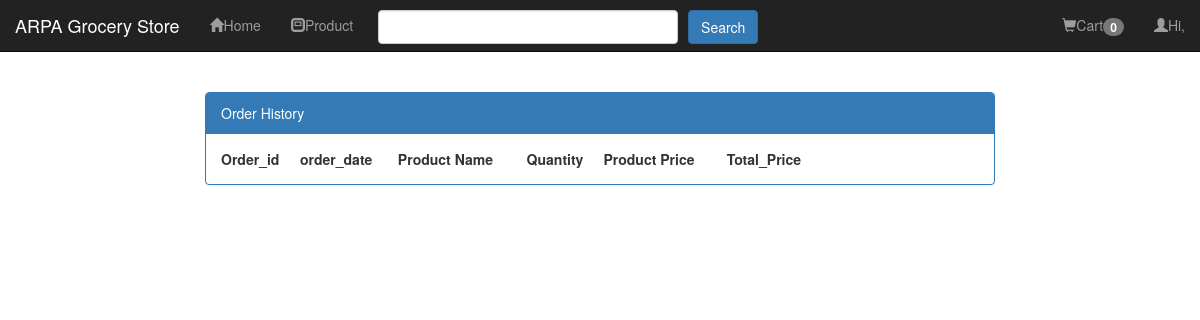
/orderhistory.php?name=zainab, run on an earlier commit of the app's database.
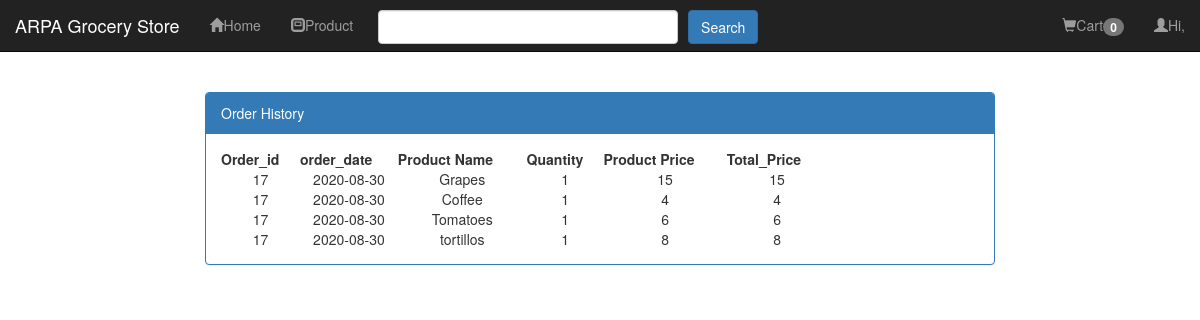
And on a later commit of the database.
### tables this page shows
CREATE TABLE `order_items` (
  `order_id` int(11) NOT NULL,
  `product_id` int(11) NOT NULL,
  `product_price` int(11) NOT NULL,
  `product_quantity` int(11) NOT NULL,
  `flag` tinyint(1) NOT NULL DEFAULT '1'
);

CREATE TABLE `orders` (
  `order_id` int(200) NOT NULL,
  `username` varchar(200) NOT NULL,
  `total_amount` int(200) NOT NULL,
  `order_date` date NOT NULL,
  `identification_code` varchar(100) NOT NULL
);

CREATE TABLE `products` (
  `product_id` int(100) NOT NULL,
  `product_cat` int(100) NOT NULL,
  `product_title` varchar(100) NOT NULL,
  `product_price` varchar(100) NOT NULL,
  `product_img` text NOT NULL,
  `product_keywords` varchar(200) NOT NULL,
  `product_brand` int(200) NOT NULL,
  `product_quantity` varchar(200) NOT NULL,
  `product_flag` tinyint(1) NOT NULL DEFAULT '1'
);

### orderhistory.php (the view, shortened to what this page needs)
<?php
include 'db.php';
?>
<!DOCTYPE html>
<html>
<head>
</head>
<!DOCTYPE html>
<html>
	<head>
		<link rel="stylesheet" href="css/bootstrap.min.css"/>
	</head>
<body>
	<div class="navbar navbar-inverse navbar-fixed-top">
		<div class="container-fluid">
			<div class="navbar-header">
				<a href="#" class="navbar-brand">ARPA Grocery Store</a>
			</div>
		<div class="collapse navbar-collapse" id="collapse">
			<ul class="nav navbar-nav">
				<li><a href="profile.php"><span class="glyphicon glyphicon-home"></span>Home</a></li>
				<li><a href="profile.php"><span class="glyphicon glyphicon-modal-window"></span>Product</a></li>
				<li style="width:300px;left:10px;top:10px;"><input type="text" class="form-control" id="search"></li>
				<li style="top:10px;left:20px;"><button class="btn btn-primary" id="search_btn">Search</button></li>
			</ul>
			<ul class="nav navbar-nav navbar-right">
				<li><a href="#" id="cart_container" class="dropdown-toggle" data-toggle="dropdown"><span class="glyphicon glyphicon-shopping-cart"></span>Cart<span class="badge">0</span></a>
				</li>
				<li><a href="#" class="dropdown-toggle" data-toggle="dropdown"><span class="glyphicon glyphicon-user"></span><?php echo "Hi,".$_SESSION['name']; ?></a>
						<li class="divider"></li></li>
					</ul>
		</div>
	</div>
	</div>
	<p><br/></p>
	<p><br/></p>
	<p><br/></p>
	<div class="container-fluid">
		<div class="row">
			<div class="col-md-2"></div>
			</div>
			<div class="col-md-2"></div>
		</div>
		<div class="row">
			<div class="col-md-2"></div>
			<div class="col-md-8">
				<div class="panel panel-primary">
					<div class="panel-heading">Order History</div>
					<div class="panel-body">
<?php
 $username=$_GET['name'];
 $sql1 = "SELECT order_items.order_id,orders.order_date,order_items.flag,order_items.product_id,products.product_title,order_items.product_quantity,order_items.product_price,order_items.product_price FROM orders,order_items,products where products.product_id=order_items.product_id and orders.order_id=order_items.order_id and username ='$username'";
 $run_query1 = mysqli_query($con,$sql1);
 echo "<table>
  <tr>
  <th>Order_id</th>
  <th>order_date</th>
  <th>Product Name</th>
  <th>Quantity</th>
  <th>Product Price</th>
  <th>Total_Price</th>
  </tr>";
   if(mysqli_num_rows($run_query1) > 0)
  {
   while($row=mysqli_fetch_array($run_query1)){
			if($row['flag']==1)
                        {
                        echo "<tr>";
			echo "<td>".$row['order_id']."</td>";
            echo "<td>".$row['order_date']."</td>";
			echo "<td>".$row['product_title']."</td>";
			echo "<td>".$row['product_quantity']."</td>";
			echo "<td>".$row['product_price']."</td>";
			echo "<td>".$total = ($row['product_price']*$row['product_quantity'])."</td>";
			echo "</tr>";
                        }
 }
 }
 echo "</table>";
?>
</body>
</html>

### orderhistory.php (style rules this page uses)
table { width: 80%; border-collapse: collapse; }
th { text-align: center; }
tr { text-align: center; }

What changed in the data, as far as the page shows it:
added order_items: order "17", order.order_date "2020-08-30", product.product_title "Grapes", product_quantity "1", product_price "15", $row['product_price']*$row['product_quantity'] "15"
added order_items: order "17", order.order_date "2020-08-30", product.product_title "Coffee", product_quantity "1", product_price "4", $row['product_price']*$row['product_quantity'] "4"
added order_items: order "17", order.order_date "2020-08-30", product.product_title "Tomatoes", product_quantity "1", product_price "6", $row['product_price']*$row['product_quantity'] "6"
added order_items: order "17", order.order_date "2020-08-30", product.product_title "tortillos", product_quantity "1", product_price "8", $row['product_price']*$row['product_quantity'] "8"
